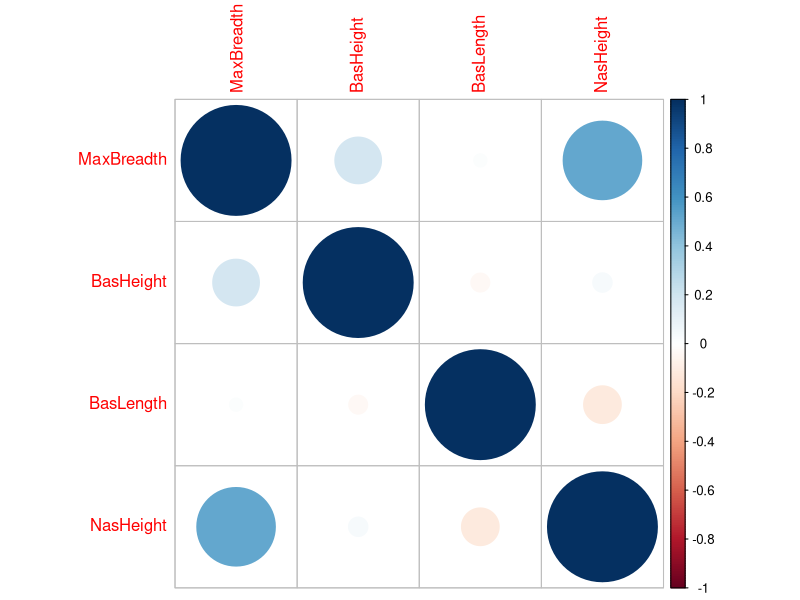
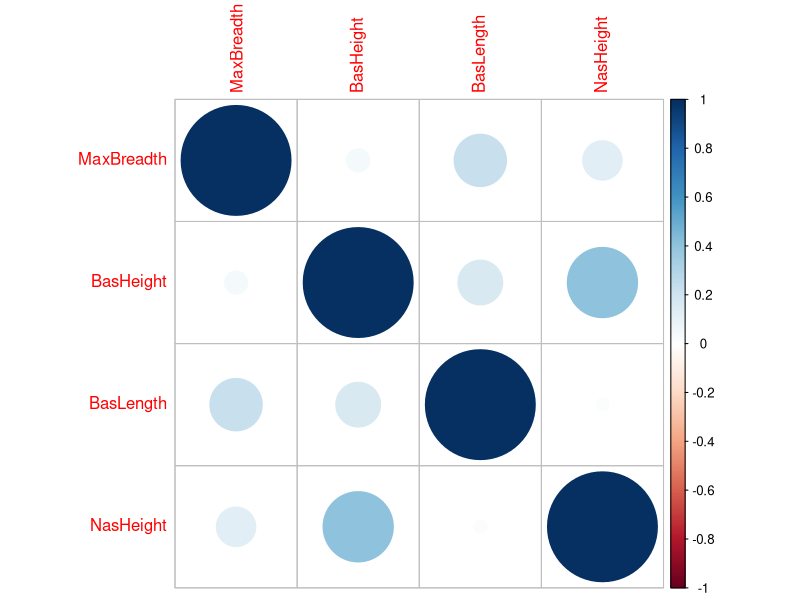
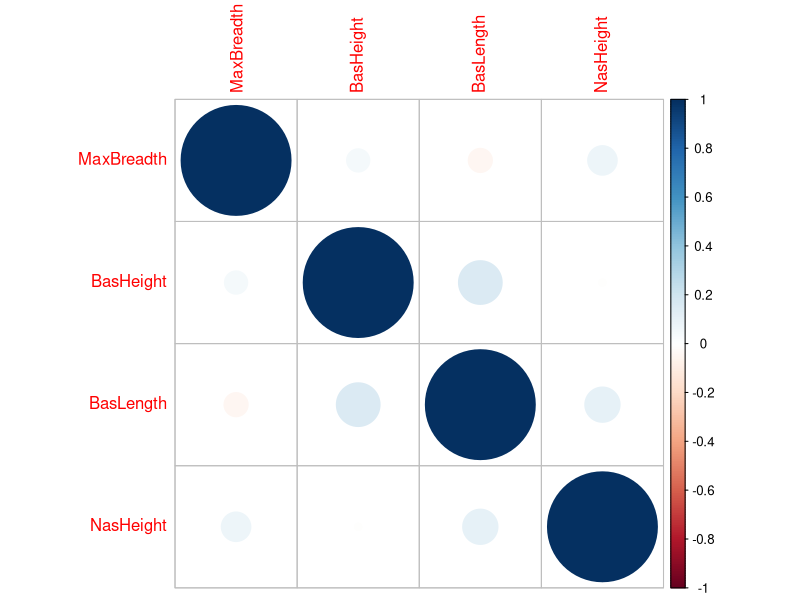
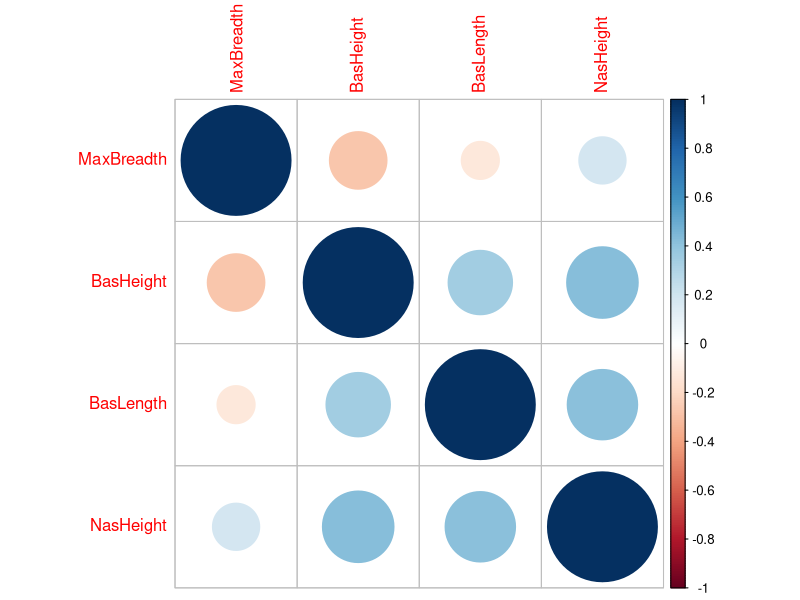
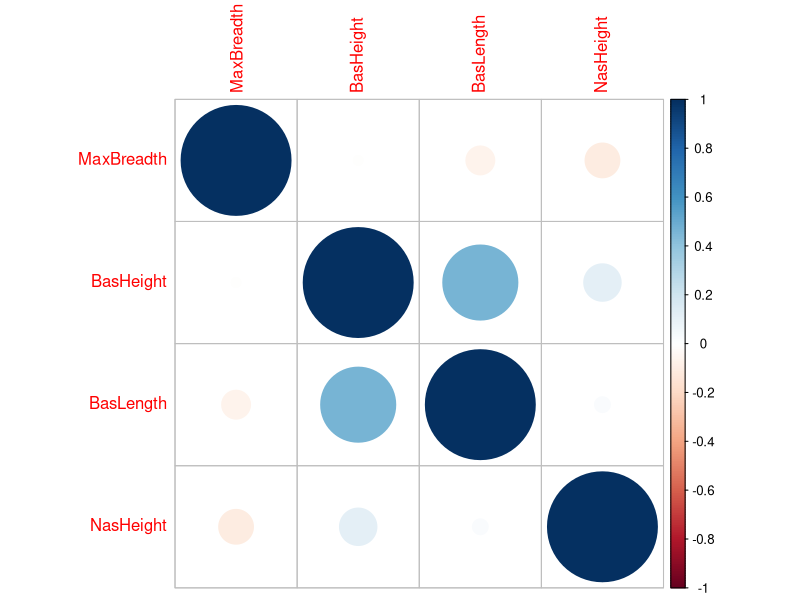

R code for these plots, in order:
CA1 <- read.csv("CA1.csv")
View(CA1)

dat <- as.matrix(CA1)

# Question 1
means <- matrix(nrow = 5, ncol = 5)
for (i in 1:5) {
  # calculate the means for all column for one time period
  means[i,] = t(apply(dat[dat[,5] == i,], 2, mean))
}

means[,1:4]

# can also use dplyr

# alternative method: matrices -

all_means <- matrix(nrow = 5, ncol = 5)
for (i in 1:5) { # one loop for each time period
  mat_i <- dat[dat[,5] == i,]
  vec1 <- matrix(1, nrow = nrow(mat_i))
  means_i <- (1/nrow(mat_i)) * vec1 %*% t(vec1) %*% mat_i
  all_means[i,] <- means_i[1,]
}

print(all_means)

# Question 2
install.packages("corrplot")
library(corrplot)

for (i in 1:5) {
  png(paste0("correlation_plot_period_", i, ".png"), width = 800, height = 600)
  mat_i <- dat[dat[,5] == i,1:4]
  varcovmat <- cor(mat_i)
  corrplot(varcovmat, method = 'circle')
  dev.off()
}

# Question 3
tp1 <- dat[dat[,5]==1,]
X1 <- tp1[,1]
X2 <- tp1[,3]
vec1 <- matrix(1, nrow = length(X1))

# method 1: use the deviance vectors

dev_vec_X1 <- X1 - 1/length(X1) * vec1 %*% t(vec1) %*% X1
dev_vec_X2 <- X2 - 1/length(X2) * vec1 %*% t(vec1) %*% X2
angle <- acos((t(dev_vec_X1)%*% dev_vec_X2)/(norm(dev_vec_X1)*norm(dev_vec_X2)))
angle # in radians

# method 2: use the variance covariance matrix

cov_mat <- cov(tp1)
angle <- acos(cov_mat[1,3] / (sqrt(cov_mat[1,1])*sqrt(cov_mat[3,3])))
angle # in radians

# The angle is 1.5 radians, which is almost pi/2 (a 90 degree angle). This implies that the vectors are almost orthogonal, meaning that they have nearly no correlation

# Question 4
b <- matrix(c(-1, 0, 0, 3, 0), nrow = 5)
y_means <- t(b) %*% t(all_means)
y_means

for (i in 1:5) {
  mat_i <- dat[dat[,5] == i,]
  cov_i <- cov(mat_i)
  cov_y <- t(b) %*% cov_i %*% b
  print(cov_y)
}

y_cov <- t(b) %*% cov(all_means) %*% b
y_cov
